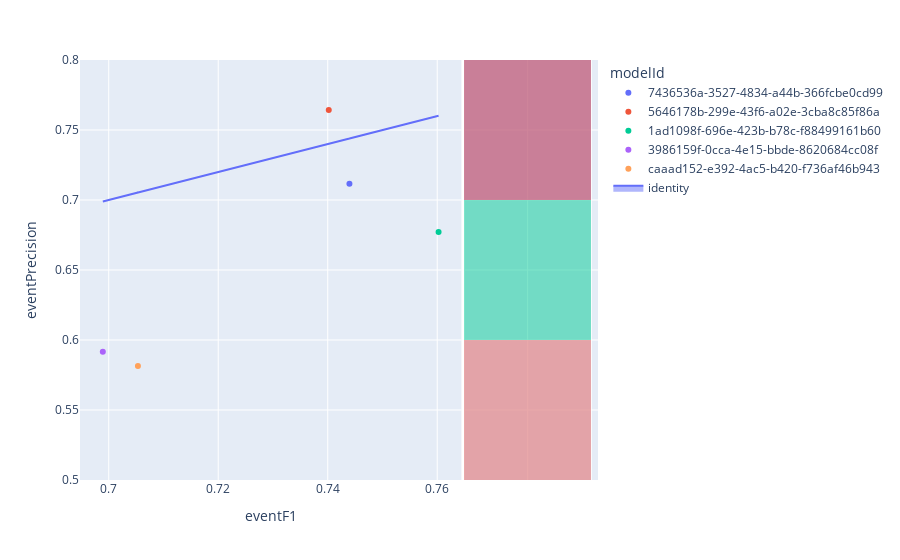

The notebook cell saved with this chart:
### Code cell
fig=px.scatter(experimentModels,x='eventF1',y='eventPrecision',color='modelId',hover_name='modelId', marginal_y="histogram")
fig.add_trace(
    go.Scatter(x=experimentModels['eventF1'], y=experimentModels['eventF1'], name="identity", mode='lines',fill="toself")
)
fig.show()

### Figure 1 — Plotly figure (JSON) as saved in the notebook; plotly's stock layout.template omitted (floating-point values rounded to 4 significant figures)
{"data": [{"hovertemplate": "<b>%{hovertext}</b><br><br>modelId=7436536a-3527-4834-a44b-366fcbe0cd99<br>eventF1=%{x}<br>eventPrecision=%{y}<extra></extra>", "hovertext": ["7436536a-3527-4834-a44b-366fcbe0cd99"], "legendgroup": "7436536a-3527-4834-a44b-366fcbe0cd99", "marker": {"color": "#636efa", "symbol": "circle"}, "mode": "markers", "name": "7436536a-3527-4834-a44b-366fcbe0cd99", "orientation": "v", "showlegend": true, "type": "scatter", "x": [0.744], "xaxis": "x", "y": [0.7116], "yaxis": "y"}, {"alignmentgroup": "True", "bingroup": "y", "hovertemplate": "modelId=7436536a-3527-4834-a44b-366fcbe0cd99<br>eventPrecision=%{y}<br>count=%{x}<extra></extra>", "legendgroup": "7436536a-3527-4834-a44b-366fcbe0cd99", "marker": {"color": "#636efa"}, "name": "7436536a-3527-4834-a44b-366fcbe0cd99", "offsetgroup": "7436536a-3527-4834-a44b-366fcbe0cd99", "opacity": 0.5, "showlegend": false, "type": "histogram", "xaxis": "x2", "y": [0.7116], "yaxis": "y2"}, {"hovertemplate": "<b>%{hovertext}</b><br><br>modelId=5646178b-299e-43f6-a02e-3cba8c85f86a<br>eventF1=%{x}<br>eventPrecision=%{y}<extra></extra>", "hovertext": ["5646178b-299e-43f6-a02e-3cba8c85f86a"], "legendgroup": "5646178b-299e-43f6-a02e-3cba8c85f86a", "marker": {"color": "#EF553B", "symbol": "circle"}, "mode": "markers", "name": "5646178b-299e-43f6-a02e-3cba8c85f86a", "orientation": "v", "showlegend": true, "type": "scatter", "x": [0.7402], "xaxis": "x", "y": [0.7642], "yaxis": "y"}, {"alignmentgroup": "True", "bingroup": "y", "hovertemplate": "modelId=5646178b-299e-43f6-a02e-3cba8c85f86a<br>eventPrecision=%{y}<br>count=%{x}<extra></extra>", "legendgroup": "5646178b-299e-43f6-a02e-3cba8c85f86a", "marker": {"color": "#EF553B"}, "name": "5646178b-299e-43f6-a02e-3cba8c85f86a", "offsetgroup": "5646178b-299e-43f6-a02e-3cba8c85f86a", "opacity": 0.5, "showlegend": false, "type": "histogram", "xaxis": "x2", "y": [0.7642], "yaxis": "y2"}, {"hovertemplate": "<b>%{hovertext}</b><br><br>modelId=1ad1098f-696e-423b-b78c-f88499161b60<br>eventF1=%{x}<br>eventPrecision=%{y}<extra></extra>", "hovertext": ["1ad1098f-696e-423b-b78c-f88499161b60"], "legendgroup": "1ad1098f-696e-423b-b78c-f88499161b60", "marker": {"color": "#00cc96", "symbol": "circle"}, "mode": "markers", "name": "1ad1098f-696e-423b-b78c-f88499161b60", "orientation": "v", "showlegend": true, "type": "scatter", "x": [0.7602], "xaxis": "x", "y": [0.6771], "yaxis": "y"}, {"alignmentgroup": "True", "bingroup": "y", "hovertemplate": "modelId=1ad1098f-696e-423b-b78c-f88499161b60<br>eventPrecision=%{y}<br>count=%{x}<extra></extra>", "legendgroup": "1ad1098f-696e-423b-b78c-f88499161b60", "marker": {"color": "#00cc96"}, "name": "1ad1098f-696e-423b-b78c-f88499161b60", "offsetgroup": "1ad1098f-696e-423b-b78c-f88499161b60", "opacity": 0.5, "showlegend": false, "type": "histogram", "xaxis": "x2", "y": [0.6771], "yaxis": "y2"}, {"hovertemplate": "<b>%{hovertext}</b><br><br>modelId=3986159f-0cca-4e15-bbde-8620684cc08f<br>eventF1=%{x}<br>eventPrecision=%{y}<extra></extra>", "hovertext": ["3986159f-0cca-4e15-bbde-8620684cc08f"], "legendgroup": "3986159f-0cca-4e15-bbde-8620684cc08f", "marker": {"color": "#ab63fa", "symbol": "circle"}, "mode": "markers", "name": "3986159f-0cca-4e15-bbde-8620684cc08f", "orientation": "v", "showlegend": true, "type": "scatter", "x": [0.6989], "xaxis": "x", "y": [0.5916], "yaxis": "y"}, {"alignmentgroup": "True", "bingroup": "y", "hovertemplate": "modelId=3986159f-0cca-4e15-bbde-8620684cc08f<br>eventPrecision=%{y}<br>count=%{x}<extra></extra>", "legendgroup": "3986159f-0cca-4e15-bbde-8620684cc08f", "marker": {"color": "#ab63fa"}, "name": "3986159f-0cca-4e15-bbde-8620684cc08f", "offsetgroup": "3986159f-0cca-4e15-bbde-8620684cc08f", "opacity": 0.5, "showlegend": false, "type": "histogram", "xaxis": "x2", "y": [0.5916], "yaxis": "y2"}, {"hovertemplate": "<b>%{hovertext}</b><br><br>modelId=caaad152-e392-4ac5-b420-f736af46b943<br>eventF1=%{x}<br>eventPrecision=%{y}<extra></extra>", "hovertext": ["caaad152-e392-4ac5-b420-f736af46b943"], "legendgroup": "caaad152-e392-4ac5-b420-f736af46b943", "marker": {"color": "#FFA15A", "symbol": "circle"}, "mode": "markers", "name": "caaad152-e392-4ac5-b420-f736af46b943", "orientation": "v", "showlegend": true, "type": "scatter", "x": [0.7053], "xaxis": "x", "y": [0.5814], "yaxis": "y"}, {"alignmentgroup": "True", "bingroup": "y", "hovertemplate": "modelId=caaad152-e392-4ac5-b420-f736af46b943<br>eventPrecision=%{y}<br>count=%{x}<extra></extra>", "legendgroup": "caaad152-e392-4ac5-b420-f736af46b943", "marker": {"color": "#FFA15A"}, "name": "caaad152-e392-4ac5-b420-f736af46b943", "offsetgroup": "caaad152-e392-4ac5-b420-f736af46b943", "opacity": 0.5, "showlegend": false, "type": "histogram", "xaxis": "x2", "y": [0.5814], "yaxis": "y2"}, {"fill": "toself", "mode": "lines", "name": "identity", "type": "scatter", "x": [0.744, 0.7402, 0.7602, 0.6989, 0.7053], "y": [0.744, 0.7402, 0.7602, 0.6989, 0.7053]}], "layout": {"barmode": "overlay", "legend": {"title": {"text": "modelId"}, "tracegroupgap": 0}, "margin": {"t": 60}, "xaxis": {"anchor": "y", "domain": [0, 0.7363], "title": {"text": "eventF1"}}, "xaxis2": {"anchor": "y2", "domain": [0.7413, 1], "matches": "x2", "showgrid": true, "showline": false, "showticklabels": false, "ticks": ""}, "yaxis": {"anchor": "x", "domain": [0, 1], "title": {"text": "eventPrecision"}}, "yaxis2": {"anchor": "x2", "domain": [0, 1], "matches": "y", "showgrid": true, "showticklabels": false}}}
